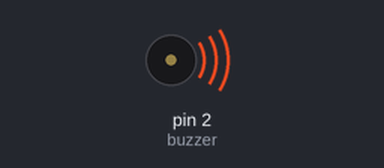
Recording of a sketch running on a simulated Arduino Uno, built with avr-gcc and run on an emulated ATmega328P. Parts: buzzer (waves = sounding).

Above: at 0.2 s.
Timing chart, 0 to 3.5 s (numbered marks = the images above):
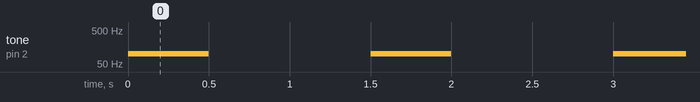

The sketch:

Buzzer-Alternativa.ino
```cpp
//Constante que representa o pino onde o positivo
//do buzzer será ligado.
const int buzzer = 2;

//Método setup, executado uma vez ao ligar o Arduino.
void setup() {
  //Definindo o pino buzzer como de saída.
  pinMode(buzzer,OUTPUT);
}

//Método loop, executado enquanto o Arduino estiver ligado.
void loop() {
  //Ligando o buzzer com uma frequencia de 1500 hz.
  tone(buzzer,100);
  delay(500);

  //Desligando o buzzer.
  noTone(buzzer);
  delay(1000);
}
```

Measured:
- by itself, tone on pin 2 (buzzer): alternates 100 Hz for 0.50 s and silent for 1.0 s
